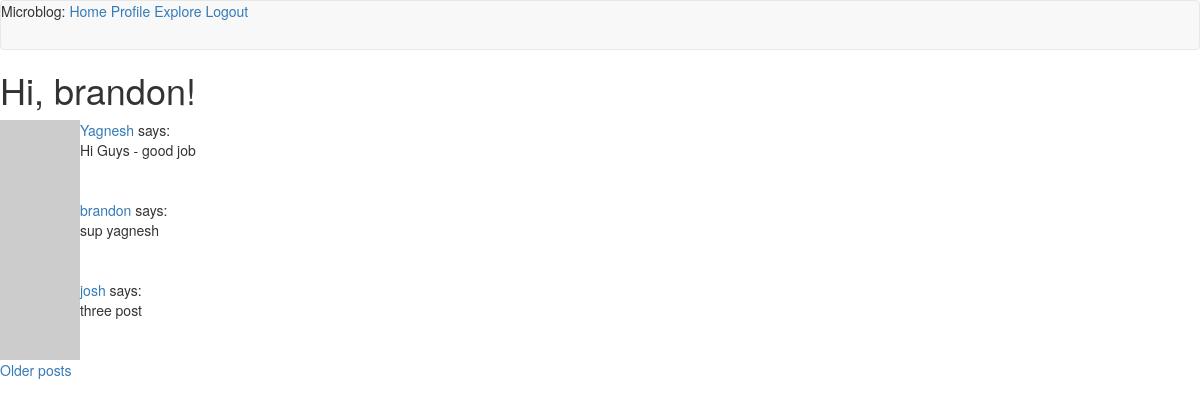
Page /explore (signed in) on the committed database.
### app/models.py (models this page shows, shortened)
class User(UserMixin, db.Model):
    id = db.Column(db.Integer, primary_key=True)
    username = db.Column(db.String(64), index=True, unique=True)
    email = db.Column(db.String(120), index=True, unique=True)
    password_hash = db.Column(db.String(128))
    posts = db.relationship('Post', backref='author', lazy='dynamic')
    followed = db.relationship(
        'User', secondary=followers,
        primaryjoin=(followers.c.follower_id == id),
        secondaryjoin=(followers.c.followed_id == id),
        backref=db.backref('followers', lazy='dynamic'), lazy='dynamic')
    def avatar(self, size):
        digest = md5(self.email.lower().encode('utf-8')).hexdigest()
        return 'https://www.gravatar.com/avatar/{}?d=identicon&s={}'.format(
            digest, size)
    about_me = db.Column(db.String(140))
    last_seen = db.Column(db.DateTime, default=datetime.utcnow)

class Post(db.Model):
    id = db.Column(db.Integer, primary_key=True)
    body = db.Column(db.String(140))
    timestamp = db.Column(db.DateTime, index=True, default=datetime.utcnow)
    user_id = db.Column(db.Integer, db.ForeignKey('user.id'))

### app/routes.py (the view)
@app.route('/explore')
@login_required
def explore():
    page = request.args.get('page', 1, type=int)
    posts = Post.query.order_by(Post.timestamp.desc()).paginate(
        page, app.config['POSTS_PER_PAGE'], False)
    next_url = url_for('explore', page=posts.next_num) \
        if posts.has_next else None
    prev_url = url_for('explore', page=posts.prev_num) \
        if posts.has_prev else None
    return render_template("index.html", title='Explore', posts=posts.items,
                          next_url=next_url, prev_url=prev_url)

### app/models.py (called while the page is built)
@login.user_loader
def load_user(id):
    return User.query.get(int(id))

### app/routes.py (called while the page is built)
@app.before_request
def before_request():
    if current_user.is_authenticated:
        current_user.last_seen = datetime.utcnow()
        db.session.commit()

### app/templates/index.html (shortened to what this page needs)
{% extends "base.html" %}
{% block content %}
<h1>Hi, {{ current_user.username }}!</h1>
{% for post in posts %}
{% include '_post.html' %}
{% endfor %}
{% if next_url %}
<a href="{{ next_url }}">Older posts</a>
{% endif %}
{% endblock %}

### app/templates/_post.html
<table>
    <tr valign="top">
        <td><img src="{{ post.author.avatar(36) }}"></td>
        <td>
            <a href="{{ url_for('user', username=post.author.username) }}">
                {{ post.author.username }}
            </a>
            says:<br>{{ post.body }}
        </td>
    </tr>
</table>

### rows in the picture
User: username "brandon"
Post: author.username "Yagnesh", body "Hi Guys - good job"
Post: author.username "brandon", body "sup yagnesh"
Post: author.username "josh", body "three post"
